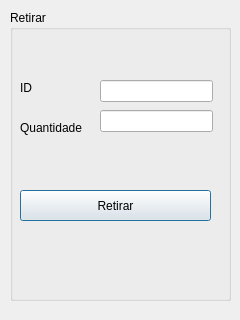
<?xml version="1.0" encoding="UTF-8"?>
<ui version="4.0">
 <class>tela_retirar</class>
 <widget class="QDialog" name="tela_retirar">
  <property name="geometry">
   <rect>
    <x>0</x>
    <y>0</y>
    <width>240</width>
    <height>320</height>
   </rect>
  </property>
  <property name="windowTitle">
   <string>Tela de Retirada</string>
  </property>
  <widget class="QGroupBox" name="groupBox">
   <property name="geometry">
    <rect>
     <x>10</x>
     <y>10</y>
     <width>221</width>
     <height>291</height>
    </rect>
   </property>
   <property name="title">
    <string>Retirar</string>
   </property>
   <widget class="QLabel" name="label">
    <property name="geometry">
     <rect>
      <x>10</x>
      <y>70</y>
      <width>49</width>
      <height>16</height>
     </rect>
    </property>
    <property name="text">
     <string>ID</string>
    </property>
   </widget>
   <widget class="QLabel" name="label_2">
    <property name="geometry">
     <rect>
      <x>10</x>
      <y>80</y>
      <width>49</width>
      <height>16</height>
     </rect>
    </property>
    <property name="text">
     <string/>
    </property>
   </widget>
   <widget class="QLabel" name="label_4">
    <property name="geometry">
     <rect>
      <x>10</x>
      <y>110</y>
      <width>71</width>
      <height>16</height>
     </rect>
    </property>
    <property name="text">
     <string>Quantidade</string>
    </property>
   </widget>
   <widget class="QLineEdit" name="lineEdit_id_retirar">
    <property name="geometry">
     <rect>
      <x>90</x>
      <y>70</y>
      <width>113</width>
      <height>22</height>
     </rect>
    </property>
   </widget>
   <widget class="QLineEdit" name="lineEdit_quantidade_retirar">
    <property name="geometry">
     <rect>
      <x>90</x>
      <y>100</y>
      <width>113</width>
      <height>22</height>
     </rect>
    </property>
   </widget>
   <widget class="QPushButton" name="pushButton_retirar_quantidade">
    <property name="geometry">
     <rect>
      <x>10</x>
      <y>180</y>
      <width>191</width>
      <height>31</height>
     </rect>
    </property>
    <property name="text">
     <string>Retirar</string>
    </property>
   </widget>
  </widget>
 </widget>
 <resources/>
 <connections/>
</ui>
